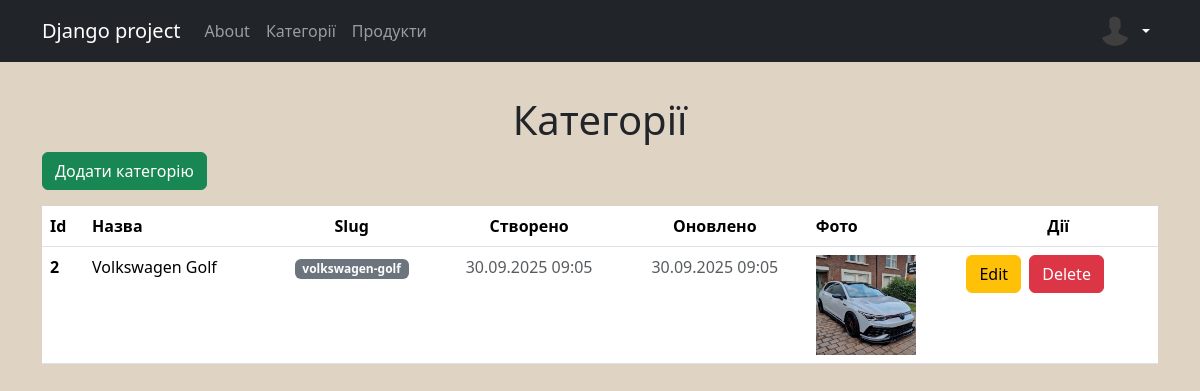
Screenshot of /categories/ (signed in) with the database file from the repository.
### categories/models.py (models this page shows, shortened)
class Category(models.Model):
    name = models.CharField(max_length=100)
    slug = models.SlugField(unique=True)
    image = models.ImageField(upload_to='images/', null=True, blank=True)
    created_at = models.DateTimeField(auto_now_add=True)
    updated_at = models.DateTimeField(auto_now=True)

### categories/views.py (the view)
# urls.py: path('', views.show_categories, name='show_categories'),
def show_categories(request):
    categories = Category.objects.all()
    return render(request, 'categories.html', {'categories': categories})

### categories/templates/categories.html
{% extends "layout.html" %}
{% block content %}
<h1 class="text-center">Категорії</h1>
    <a href="{% url 'categories:add_category' %}"
        class="btn btn-success mb-3">Додати категорію</a>
<table class="table">
  <thead>
    <tr>
      <th scope="col">Id</th>
      <th scope="col">Назва</th>
      <th class="text-center" scope="col">Slug</th>
      <th class="text-center" scope="col">Створено</th>
      <th class="text-center" scope="col">Оновлено</th>
      <th scope="col">Фото</th>
      <th class="text-center" scope="col">Дії</th>
    </tr>
  </thead>
  <tbody>
    {% for category in categories %}
    <tr>
      <th scope="row">{{ category.id }}</th>
      <td>{{ category.name }}</td>
      <td class="text-center"><span class="badge bg-secondary">{{ category.slug }}</span></td>
      <td class="text-muted text-center">{{ category.created_at|date:"d.m.Y H:i" }}</td>
      <td class="text-muted text-center">{{ category.updated_at|date:"d.m.Y H:i" }}</td>
      <td><img src="{{ category.image.url }}" alt="{{ category.name }}" width="100"></td>
      <td>
        <a href="{% url 'categories:edit_category' category.id %}" class="btn btn-warning me-1">Edit</a>
        <a href="{% url 'categories:delete_category' category.id %}" class="btn btn-danger">Delete</a>
      </td>
    </tr>
    {% endfor %}
  </tbody>
</table>
{% endblock %}

### static/styles.css (style rules this page uses)
body { margin-top: 3rem; background-color: #dfd3c3; }

### rows the page displays
Category: id "2", name "Volkswagen Golf", slug "volkswagen-golf", created_at "30.09.2025 09:05", updated_at "30.09.2025 09:05", image (picture)
